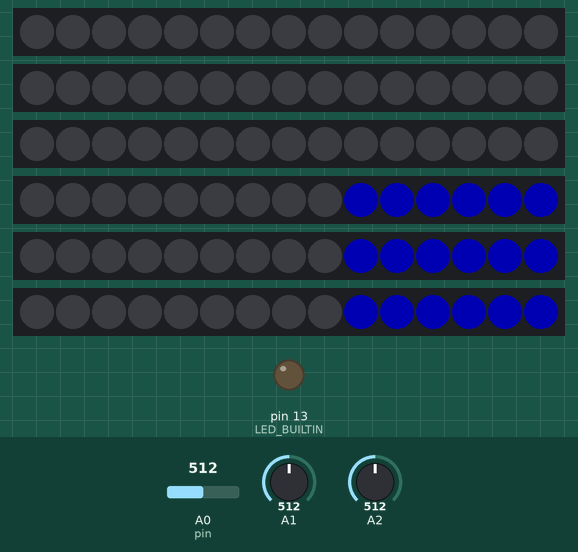
This sketch was run on a simulated Arduino Leonardo, built with avr-gcc and run on an emulated ATmega32U4. Parts: 6 × 15 RGB LEDs in strip order, left to right, output pins drawn as LEDs (lit = HIGH). The test bench sets the inputs (shaded band); at power-on: A0 (pin) = 512, A1 = 512, A2 = 512. Dim RGB values are drawn brighter than linear; what the sketch prints to the serial monitor is not drawn.

Above: at 3.2 s.
3.3 s: A0 (pin) set to 0
At 4.2 s:
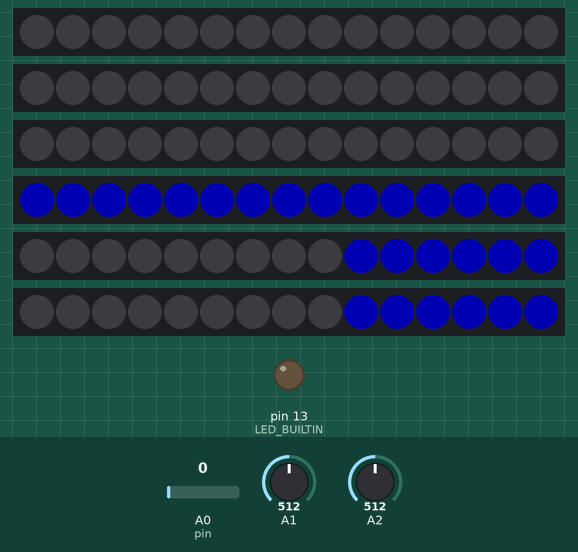
4.8 s: A1 set to 0
At 5.9 s:
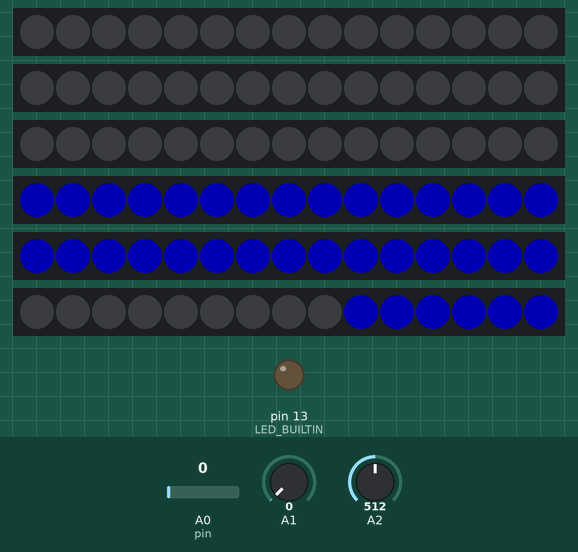
6.3 s: A2 set to 0
At 6.8 s:
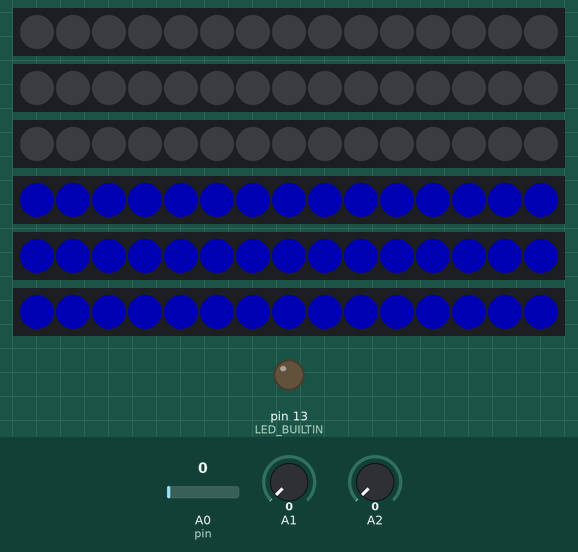
7.8 s: A0 (pin) set to 50
9.3 s: A1 set to 50
10.8 s: A0 (pin) set to 0
Timing chart, 0 to 13.3 s (numbered marks = the images above; inputs shaded):
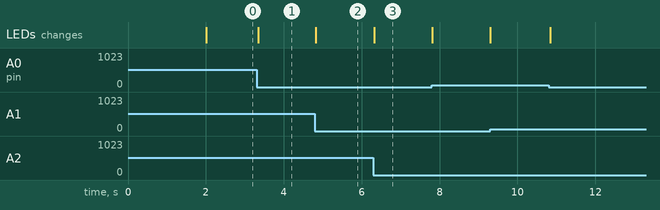

The sketch:

Midicontroller_Softpot.ino
```cpp
#include "MIDIUSB.h"
#include <Adafruit_NeoPixel.h>
#include <avr/power.h>

//Constants that can be changed
int MIDICHANNEL = 15;   //Midi channel used, this is Midichannel 16, as it starts with 0
int CC1 = 20;           //CC Message for Fader 1
int CC2 = 21;           //CC Message for Fader 2
int CC3 = 22;           //CC Message for Fader 3

#define PIN            11
#define NUMPIXELS      15
int color = 60;
Adafruit_NeoPixel fd1 = Adafruit_NeoPixel(NUMPIXELS, 9, NEO_GRB + NEO_KHZ800);
Adafruit_NeoPixel fd2 = Adafruit_NeoPixel(NUMPIXELS, 10, NEO_GRB + NEO_KHZ800);
Adafruit_NeoPixel fd3 = Adafruit_NeoPixel(NUMPIXELS, 11, NEO_GRB + NEO_KHZ800);

struct Fader{
  int pin;
  int ccchannel;
  int readval;
  int lastval;
  int lastsended;
  int debounce;
  unsigned long updatetime;
  Adafruit_NeoPixel ledpin;
};

Fader softpots[3];
int led = 0;

void setup(){
  Serial.begin(9600);
  delay(2000);
  Serial.println("Init");

  softpots[0].pin = A0;
  softpots[0].ccchannel = CC1;
  softpots[0].readval = 0;
  softpots[0].lastval = 0;
  softpots[0].lastsended = 0;
  softpots[0].debounce = 0;
  softpots[0].updatetime = 0;

  softpots[1].pin = A1;
  softpots[1].ccchannel = CC2;
  softpots[1].readval = 0;
  softpots[1].lastval = 0;
  softpots[1].lastsended = 0;
  softpots[1].debounce = 0;
  softpots[1].updatetime = 0;

  softpots[2].pin = A2;
  softpots[2].ccchannel = CC3;
  softpots[2].readval = 0;
  softpots[2].lastval = 0;
  softpots[2].lastsended = 0;
  softpots[2].debounce = 0;
  softpots[2].updatetime = 0;

   //enable pullup resistor for softpot pins
  digitalWrite(softpots[0].pin, HIGH);
  digitalWrite(softpots[1].pin, HIGH);
  digitalWrite(softpots[2].pin, HIGH);

  pinMode(LED_BUILTIN, OUTPUT);

  fd1.begin();
  fd2.begin();
  fd3.begin();

  softpots[0].ledpin = fd1;
  softpots[1].ledpin = fd2;
  softpots[2].ledpin = fd3;

  Serial.println("Ready");
}

// First parameter is the event type (0x0B = control change).
// Second parameter is the event type, combined with the channel.
// Third parameter is the control number number (0-119).
// Fourth parameter is the control value (0-127).

void controlChange(byte channel, byte control, byte value) {
  midiEventPacket_t event = {0x0B, 0xB0 | channel, control, value};
  MidiUSB.sendMIDI(event);
}

// First parameter is the event type (0x09 = note on, 0x08 = note off).
// Second parameter is note-on/note-off, combined with the channel.
// Channel can be anything between 0-15. Typically reported to the user as 1-16.
// Third parameter is the note number (48 = middle C).
// Fourth parameter is the velocity (64 = normal, 127 = fastest).

void noteOn(byte channel, byte pitch, byte velocity) {
  midiEventPacket_t noteOn = {0x09, 0x90 | channel, pitch, velocity};
  MidiUSB.sendMIDI(noteOn);
}

void noteOff(byte channel, byte pitch, byte velocity) {
  midiEventPacket_t noteOff = {0x08, 0x80 | channel, pitch, velocity};
  MidiUSB.sendMIDI(noteOff);
}


void loop(){
  led = 0;

  //receive midi packets
  midiEventPacket_t rx;
  do{                                             //read buffer empty
    rx = MidiUSB.read();
    if (rx.header != 0) {                         //some header is available
      int channel = rx.byte1-176;                 //midi channel starting with 0, -176 for masking last four bits
      int ccnum = rx.byte2;
      int value = rx.byte3;
      if(channel == MIDICHANNEL)
      {
        if(ccnum == softpots[0].ccchannel) {
          softpots[0].lastval = value;
          Serial.println(value);
        }
        if(ccnum == softpots[1].ccchannel) {
          softpots[1].lastval = value;
        }
        if(ccnum == softpots[2].ccchannel) {
          softpots[2].lastval = value;
        }
      }
    }
  }while (rx.header != 0);

  //read analog inputs
  for(int i=0; i<3; i++){
    int softpotReading = analogRead(softpots[i].pin);
    if( softpotReading < 889)
    {
      //Serial.println(i);
      int constrained = (889 - softpotReading)/7;
      softpots[i].readval = constrain(constrained, 0, 127);
      int difference = abs(softpots[i].readval-softpots[i].lastval);
      if(difference == 0)
      {
        softpots[i].debounce = softpots[i].debounce + 1;
        if(softpots[i].debounce > 4)
        {
          softpots[i].debounce = 0;
          if(softpots[i].lastval != softpots[i].lastsended){
            led = 1;
            controlChange(MIDICHANNEL, softpots[i].ccchannel, softpots[i].lastval);
            softpots[i].lastsended = softpots[i].lastval;
          }
        }
      }
      else
      {
        softpots[i].lastval = softpots[i].readval;
        softpots[i].debounce = 0;
      }
    }
    else
    {
      softpots[i].debounce = 0;
    }

    //update LEDs every 20 ms
    if((millis() - softpots[i].updatetime) > 40){
      for(int j=0;j<NUMPIXELS;j++)
      {
        if(softpots[i].lastval >= ((NUMPIXELS-j-1)* 9))
        {
          softpots[i].ledpin.setPixelColor(j, 0, 0, color);
        }
        else
        {
          softpots[i].ledpin.setPixelColor(j, 0, 0, 0);
        }
      }
      softpots[i].ledpin.show(); // This sends the updated pixel color to the hardware.
      softpots[i].updatetime = millis();
    }
  }
  MidiUSB.flush();  //Send Midi commands
  digitalWrite(LED_BUILTIN, led);
  //delay(1); //just here to slow down the output for easier reading
}
```

Measured:
- after the input at 3.3 s, the LEDs: change at once (image 1)
- after the input at 4.8 s, the LEDs: change at once (image 2)
- after the input at 6.3 s, the LEDs: change at once (image 3)
